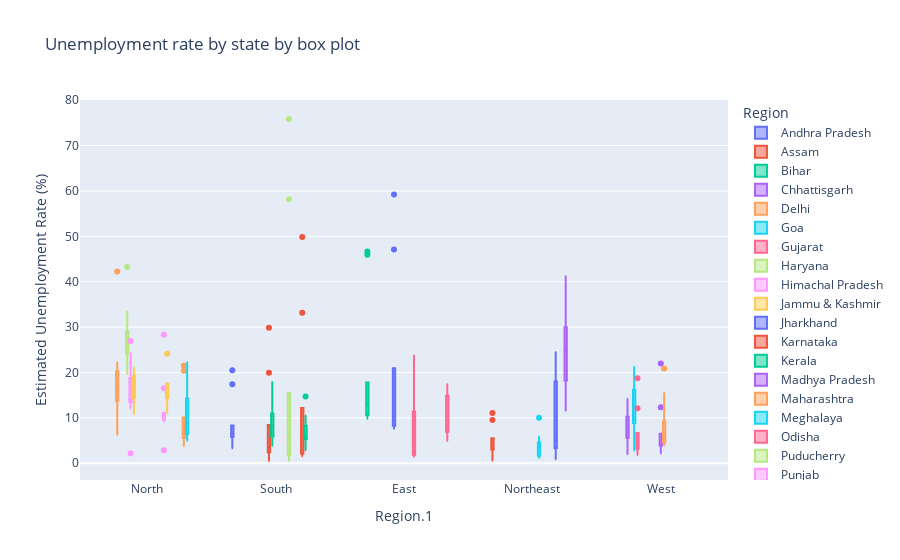

The notebook cell this image was saved under:
### Code cell
fg=px.box(df,x='Region.1',y=' Estimated Unemployment Rate (%)',color='Region',title="Unemployment rate by state by box plot",template='plotly')
fg.update_layout(xaxis={"categoryorder":"total descending"})
fg.show()

### Figure 1 — Plotly figure (JSON) as saved in the notebook; plotly's stock layout.template omitted (floating-point values rounded to 4 significant figures)
{"data": [{"alignmentgroup": "True", "hovertemplate": "Region=Andhra Pradesh<br>Region.1=%{x}<br> Estimated Unemployment Rate (%)=%{y}<extra></extra>", "legendgroup": "Andhra Pradesh", "marker": {"color": "#636efa"}, "name": "Andhra Pradesh", "notched": false, "offsetgroup": "Andhra Pradesh", "orientation": "v", "showlegend": true, "type": "box", "x": ["South", "South", "South", "South", "South", "South", "South", "South", "South", "South"], "x0": " ", "xaxis": "x", "y": [5.48, 5.83, 5.79, 20.51, 17.43, 3.31, 8.34, 6.96, 6.4, 6.59], "y0": " ", "yaxis": "y"}, {"alignmentgroup": "True", "hovertemplate": "Region=Assam<br>Region.1=%{x}<br> Estimated Unemployment Rate (%)=%{y}<extra></extra>", "legendgroup": "Assam", "marker": {"color": "#EF553B"}, "name": "Assam", "notched": false, "offsetgroup": "Assam", "orientation": "v", "showlegend": true, "type": "box", "x": ["Northeast", "Northeast", "Northeast", "Northeast", "Northeast", "Northeast", "Northeast", "Northeast", "Northeast", "Northeast"], "x0": " ", "xaxis": "x", "y": [4.66, 4.41, 4.77, 11.06, 9.55, 0.6, 3.77, 5.53, 1.19, 3.02], "y0": " ", "yaxis": "y"}, {"alignmentgroup": "True", "hovertemplate": "Region=Bihar<br>Region.1=%{x}<br> Estimated Unemployment Rate (%)=%{y}<extra></extra>", "legendgroup": "Bihar", "marker": {"color": "#00cc96"}, "name": "Bihar", "notched": false, "offsetgroup": "Bihar", "orientation": "v", "showlegend": true, "type": "box", "x": ["East", "East", "East", "East", "East", "East", "East", "East", "East", "East"], "x0": " ", "xaxis": "x", "y": [10.61, 10.29, 15.43, 46.64, 45.96, 17.82, 12.79, 13.44, 11.91, 9.82], "y0": " ", "yaxis": "y"}, {"alignmentgroup": "True", "hovertemplate": "Region=Chhattisgarh<br>Region.1=%{x}<br> Estimated Unemployment Rate (%)=%{y}<extra></extra>", "legendgroup": "Chhattisgarh", "marker": {"color": "#ab63fa"}, "name": "Chhattisgarh", "notched": false, "offsetgroup": "Chhattisgarh", "orientation": "v", "showlegend": true, "type": "box", "x": ["West", "West", "West", "West", "West", "West", "West", "West", "West", "West"], "x0": " ", "xaxis": "x", "y": [9.65, 8.38, 7.54, 3.41, 10.5, 14.23, 10.27, 5.63, 1.96, 6.62], "y0": " ", "yaxis": "y"}, {"alignmentgroup": "True", "hovertemplate": "Region=Delhi<br>Region.1=%{x}<br> Estimated Unemployment Rate (%)=%{y}<extra></extra>", "legendgroup": "Delhi", "marker": {"color": "#FFA15A"}, "name": "Delhi", "notched": false, "offsetgroup": "Delhi", "orientation": "v", "showlegend": true, "type": "box", "x": ["North", "North", "North", "North", "North", "North", "North", "North", "North", "North"], "x0": " ", "xaxis": "x", "y": [22.23, 14.84, 17.04, 16.68, 42.27, 18.19, 20.3, 13.79, 12.53, 6.27], "y0": " ", "yaxis": "y"}, {"alignmentgroup": "True", "hovertemplate": "Region=Goa<br>Region.1=%{x}<br> Estimated Unemployment Rate (%)=%{y}<extra></extra>", "legendgroup": "Goa", "marker": {"color": "#19d3f3"}, "name": "Goa", "notched": false, "offsetgroup": "Goa", "orientation": "v", "showlegend": true, "type": "box", "x": ["West", "West", "West", "West", "West", "West", "West", "West", "West", "West"], "x0": " ", "xaxis": "x", "y": [8.89, 2.81, 5.25, 13.31, 21.25, 9.96, 17.07, 16.21, 15.38, 11.54], "y0": " ", "yaxis": "y"}, {"alignmentgroup": "True", "hovertemplate": "Region=Gujarat<br>Region.1=%{x}<br> Estimated Unemployment Rate (%)=%{y}<extra></extra>", "legendgroup": "Gujarat", "marker": {"color": "#FF6692"}, "name": "Gujarat", "notched": false, "offsetgroup": "Gujarat", "orientation": "v", "showlegend": true, "type": "box", "x": ["West", "West", "West", "West", "West", "West", "West", "West", "West", "West"], "x0": " ", "xaxis": "x", "y": [5.54, 6.38, 6.66, 18.71, 12.11, 3.2, 1.84, 1.87, 3.42, 4.03], "y0": " ", "yaxis": "y"}, {"alignmentgroup": "True", "hovertemplate": "Region=Haryana<br>Region.1=%{x}<br> Estimated Unemployment Rate (%)=%{y}<extra></extra>", "legendgroup": "Haryana", "marker": {"color": "#B6E880"}, "name": "Haryana", "notched": false, "offsetgroup": "Haryana", "orientation": "v", "showlegend": true, "type": "box", "x": ["North", "North", "North", "North", "North", "North", "North", "North", "North", "North"], "x0": " ", "xaxis": "x", "y": [20.34, 25.77, 25.05, 43.22, 29.02, 26.7, 24.18, 33.5, 19.68, 27.31], "y0": " ", "yaxis": "y"}, {"alignmentgroup": "True", "hovertemplate": "Region=Himachal Pradesh<br>Region.1=%{x}<br> Estimated Unemployment Rate (%)=%{y}<extra></extra>", "legendgroup": "Himachal Pradesh", "marker": {"color": "#FF97FF"}, "name": "Himachal Pradesh", "notched": false, "offsetgroup": "Himachal Pradesh", "orientation": "v", "showlegend": true, "type": "box", "x": ["North", "North", "North", "North", "North", "North", "North", "North", "North", "North"], "x0": " ", "xaxis": "x", "y": [16.83, 16.84, 18.76, 2.2, 26.95, 13.47, 24.31, 15.79, 12.04, 13.46], "y0": " ", "yaxis": "y"}, {"alignmentgroup": "True", "hovertemplate": "Region=Jammu & Kashmir<br>Region.1=%{x}<br> Estimated Unemployment Rate (%)=%{y}<extra></extra>", "legendgroup": "Jammu & Kashmir", "marker": {"color": "#FECB52"}, "name": "Jammu & Kashmir", "notched": false, "offsetgroup": "Jammu & Kashmir", "orientation": "v", "showlegend": true, "type": "box", "x": ["North", "North", "North", "North", "North", "North", "North", "North", "North"], "x0": " ", "xaxis": "x", "y": [21.08, 20.78, 15.5, 18.74, 17.92, 10.88, 11.09, 16.17, 16.14], "y0": " ", "yaxis": "y"}, {"alignmentgroup": "True", "hovertemplate": "Region=Jharkhand<br>Region.1=%{x}<br> Estimated Unemployment Rate (%)=%{y}<extra></extra>", "legendgroup": "Jharkhand", "marker": {"color": "#636efa"}, "name": "Jharkhand", "notched": false, "offsetgroup": "Jharkhand", "orientation": "v", "showlegend": true, "type": "box", "x": ["East", "East", "East", "East", "East", "East", "East", "East", "East", "East"], "x0": " ", "xaxis": "x", "y": [10.61, 11.85, 8.23, 47.09, 59.23, 20.95, 7.63, 9.76, 8.24, 11.8], "y0": " ", "yaxis": "y"}, {"alignmentgroup": "True", "hovertemplate": "Region=Karnataka<br>Region.1=%{x}<br> Estimated Unemployment Rate (%)=%{y}<extra></extra>", "legendgroup": "Karnataka", "marker": {"color": "#EF553B"}, "name": "Karnataka", "notched": false, "offsetgroup": "Karnataka", "orientation": "v", "showlegend": true, "type": "box", "x": ["South", "South", "South", "South", "South", "South", "South", "South", "South", "South"], "x0": " ", "xaxis": "x", "y": [2.86, 3.61, 3.46, 29.84, 19.97, 8.44, 4.01, 0.5, 2.41, 1.58], "y0": " ", "yaxis": "y"}, {"alignmentgroup": "True", "hovertemplate": "Region=Kerala<br>Region.1=%{x}<br> Estimated Unemployment Rate (%)=%{y}<extra></extra>", "legendgroup": "Kerala", "marker": {"color": "#00cc96"}, "name": "Kerala", "notched": false, "offsetgroup": "Kerala", "orientation": "v", "showlegend": true, "type": "box", "x": ["South", "South", "South", "South", "South", "South", "South", "South", "South", "South"], "x0": " ", "xaxis": "x", "y": [5.31, 7.6, 8.99, 16.99, 17.88, 9.71, 7.09, 10.98, 5.91, 3.88], "y0": " ", "yaxis": "y"}, {"alignmentgroup": "True", "hovertemplate": "Region=Madhya Pradesh<br>Region.1=%{x}<br> Estimated Unemployment Rate (%)=%{y}<extra></extra>", "legendgroup": "Madhya Pradesh", "marker": {"color": "#ab63fa"}, "name": "Madhya Pradesh", "notched": false, "offsetgroup": "Madhya Pradesh", "orientation": "v", "showlegend": true, "type": "box", "x": ["West", "West", "West", "West", "West", "West", "West", "West", "West", "West"], "x0": " ", "xaxis": "x", "y": [4.11, 4.57, 2.22, 12.36, 21.98, 6.48, 5.08, 4.7, 3.91, 3.13], "y0": " ", "yaxis": "y"}, {"alignmentgroup": "True", "hovertemplate": "Region=Maharashtra<br>Region.1=%{x}<br> Estimated Unemployment Rate (%)=%{y}<extra></extra>", "legendgroup": "Maharashtra", "marker": {"color": "#FFA15A"}, "name": "Maharashtra", "notched": false, "offsetgroup": "Maharashtra", "orientation": "v", "showlegend": true, "type": "box", "x": ["West", "West", "West", "West", "West", "West", "West", "West", "West", "West"], "x0": " ", "xaxis": "x", "y": [4.95, 4.69, 5.79, 20.9, 15.46, 9.23, 3.89, 6.23, 4.55, 4.1], "y0": " ", "yaxis": "y"}, {"alignmentgroup": "True", "hovertemplate": "Region=Meghalaya<br>Region.1=%{x}<br> Estimated Unemployment Rate (%)=%{y}<extra></extra>", "legendgroup": "Meghalaya", "marker": {"color": "#19d3f3"}, "name": "Meghalaya", "notched": false, "offsetgroup": "Meghalaya", "orientation": "v", "showlegend": true, "type": "box", "x": ["Northeast", "Northeast", "Northeast", "Northeast", "Northeast", "Northeast", "Northeast", "Northeast", "Northeast", "Northeast"], "x0": " ", "xaxis": "x", "y": [1.66, 3.59, 1.58, 10.03, 5.92, 1.15, 2.1, 3.74, 4.29, 4.6], "y0": " ", "yaxis": "y"}, {"alignmentgroup": "True", "hovertemplate": "Region=Odisha<br>Region.1=%{x}<br> Estimated Unemployment Rate (%)=%{y}<extra></extra>", "legendgroup": "Odisha", "marker": {"color": "#FF6692"}, "name": "Odisha", "notched": false, "offsetgroup": "Odisha", "orientation": "v", "showlegend": true, "type": "box", "x": ["East", "East", "East", "East", "East", "East", "East", "East", "East", "East"], "x0": " ", "xaxis": "x", "y": [1.9, 3.12, 13.08, 23.76, 11.41, 3.77, 1.88, 1.42, 2.1, 2.18], "y0": " ", "yaxis": "y"}, {"alignmentgroup": "True", "hovertemplate": "Region=Puducherry<br>Region.1=%{x}<br> Estimated Unemployment Rate (%)=%{y}<extra></extra>", "legendgroup": "Puducherry", "marker": {"color": "#B6E880"}, "name": "Puducherry", "notched": false, "offsetgroup": "Puducherry", "orientation": "v", "showlegend": true, "type": "box", "x": ["South", "South", "South", "South", "South", "South", "South", "South", "South", "South"], "x0": " ", "xaxis": "x", "y": [0.58, 1.76, 1.2, 75.85, 58.19, 4.24, 15.47, 5.05, 10.9, 6.18], "y0": " ", "yaxis": "y"}, {"alignmentgroup": "True", "hovertemplate": "Region=Punjab<br>Region.1=%{x}<br> Estimated Unemployment Rate (%)=%{y}<extra></extra>", "legendgroup": "Punjab", "marker": {"color": "#FF97FF"}, "name": "Punjab", "notched": false, "offsetgroup": "Punjab", "orientation": "v", "showlegend": true, "type": "box", "x": ["North", "North", "North", "North", "North", "North", "North", "North", "North", "North"], "x0": " ", "xaxis": "x", "y": [11.11, 10.97, 10.32, 2.86, 28.33, 16.55, 9.19, 10.99, 9.61, 9.88], "y0": " ", "yaxis": "y"}, {"alignmentgroup": "True", "hovertemplate": "Region=Rajasthan<br>Region.1=%{x}<br> Estimated Unemployment Rate (%)=%{y}<extra></extra>", "legendgroup": "Rajasthan", "marker": {"color": "#FECB52"}, "name": "Rajasthan", "notched": false, "offsetgroup": "Rajasthan", "orientation": "v", "showlegend": true, "type": "box", "x": ["North", "North", "North", "North", "North", "North", "North", "North", "North", "North"], "x0": " ", "xaxis": "x", "y": [10.97, 15.16, 11.9, 17.7, 15.74, 14.39, 15.81, 17.51, 15.35, 24.15], "y0": " ", "yaxis": "y"}, {"alignmentgroup": "True", "hovertemplate": "Region=Sikkim<br>Region.1=%{x}<br> Estimated Unemployment Rate (%)=%{y}<extra></extra>", "legendgroup": "Sikkim", "marker": {"color": "#636efa"}, "name": "Sikkim", "notched": false, "offsetgroup": "Sikkim", "orientation": "v", "showlegend": true, "type": "box", "x": ["Northeast", "Northeast", "Northeast", "Northeast", "Northeast", "Northeast", "Northeast", "Northeast"], "x0": " ", "xaxis": "x", "y": [23.57, 2.28, 24.51, 4.46, 4.45, 12.49, 5.7, 0.88], "y0": " ", "yaxis": "y"}, {"alignmentgroup": "True", "hovertemplate": "Region=Tamil Nadu<br>Region.1=%{x}<br> Estimated Unemployment Rate (%)=%{y}<extra></extra>", "legendgroup": "Tamil Nadu", "marker": {"color": "#EF553B"}, "name": "Tamil Nadu", "notched": false, "offsetgroup": "Tamil Nadu", "orientation": "v", "showlegend": true, "type": "box", "x": ["South", "South", "South", "South", "South", "South", "South", "South", "South", "South"], "x0": " ", "xaxis": "x", "y": [1.57, 2.09, 6.4, 49.83, 33.16, 12.2, 6.81, 2.65, 5, 2.16], "y0": " ", "yaxis": "y"}, {"alignmentgroup": "True", "hovertemplate": "Region=Telangana<br>Region.1=%{x}<br> Estimated Unemployment Rate (%)=%{y}<extra></extra>", "legendgroup": "Telangana", "marker": {"color": "#00cc96"}, "name": "Telangana", "notched": false, "offsetgroup": "Telangana", "orientation": "v", "showlegend": true, "type": "box", "x": ["South", "South", "South", "South", "South", "South", "South", "South", "South", "South"], "x0": " ", "xaxis": "x", "y": [5.49, 8.29, 5.77, 6.25, 14.7, 10.55, 5.36, 5.79, 3.27, 2.86], "y0": " ", "yaxis": "y"}, {"alignmentgroup": "True", "hovertemplate": "Region=Tripura<br>Region.1=%{x}<br> Estimated Unemployment Rate (%)=%{y}<extra></extra>", "legendgroup": "Tripura", "marker": {"color": "#ab63fa"}, "name": "Tripura", "notched": false, "offsetgroup": "Tripura", "orientation": "v", "showlegend": true, "type": "box", "x": ["Northeast", "Northeast", "Northeast", "Northeast", "Northeast", "Northeast", "Northeast", "Northeast", "Northeast", "Northeast"], "x0": " ", "xaxis": "x", "y": [32.67, 28.4, 29.95, 41.23, 21.51, 21.71, 18.24, 27.92, 17.35, 11.57], "y0": " ", "yaxis": "y"}, {"alignmentgroup": "True", "hovertemplate": "Region=Uttar Pradesh<br>Region.1=%{x}<br> Estimated Unemployment Rate (%)=%{y}<extra></extra>", "legendgroup": "Uttar Pradesh", "marker": {"color": "#FFA15A"}, "name": "Uttar Pradesh", "notched": false, "offsetgroup": "Uttar Pradesh", "orientation": "v", "showlegend": true, "type": "box", "x": ["North", "North", "North", "North", "North", "North", "North", "North", "North", "North"], "x0": " ", "xaxis": "x", "y": [7.58, 8.98, 10.11, 21.54, 20.41, 9.47, 5.56, 5.79, 4.18, 3.75], "y0": " ", "yaxis": "y"}, {"alignmentgroup": "True", "hovertemplate": "Region=Uttarakhand<br>Region.1=%{x}<br> Estimated Unemployment Rate (%)=%{y}<extra></extra>", "legendgroup": "Uttarakhand", "marker": {"color": "#19d3f3"}, "name": "Uttarakhand", "notched": false, "offsetgroup": "Uttarakhand", "orientation": "v", "showlegend": true, "type": "box", "x": ["North", "North", "North", "North", "North", "North", "North", "North", "North", "North"], "x0": " ", "xaxis": "x", "y": [5.49, 4.99, 19.85, 6.48, 8.01, 8.61, 12.38, 14.26, 22.26, 9.23], "y0": " ", "yaxis": "y"}, {"alignmentgroup": "True", "hovertemplate": "Region=West Bengal<br>Region.1=%{x}<br> Estimated Unemployment Rate (%)=%{y}<extra></extra>", "legendgroup": "West Bengal", "marker": {"color": "#FF6692"}, "name": "West Bengal", "notched": false, "offsetgroup": "West Bengal", "orientation": "v", "showlegend": true, "type": "box", "x": ["East", "East", "East", "East", "East", "East", "East", "East", "East", "East"], "x0": " ", "xaxis": "x", "y": [6.94, 4.92, 6.92, 17.41, 17.41, 7.29, 6.83, 14.87, 9.35, 9.98], "y0": " ", "yaxis": "y"}], "layout": {"boxmode": "group", "legend": {"title": {"text": "Region"}, "tracegroupgap": 0}, "title": {"text": "Unemployment rate by state by box plot"}, "xaxis": {"anchor": "y", "categoryorder": "total descending", "domain": [0, 1], "title": {"text": "Region.1"}}, "yaxis": {"anchor": "x", "domain": [0, 1], "title": {"text": " Estimated Unemployment Rate (%)"}}}}
